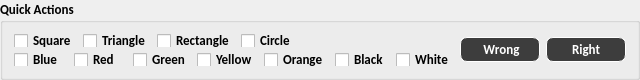
           <widget class="QGroupBox" name="groupBox_5">
            <property name="minimumSize">
             <size>
              <width>640</width>
              <height>80</height>
             </size>
            </property>
            <property name="maximumSize">
             <size>
              <width>16777215</width>
              <height>80</height>
             </size>
            </property>
            <property name="font">
             <font>
              <family>Calibri</family>
              <pointsize>10</pointsize>
              <weight>75</weight>
              <bold>true</bold>
             </font>
            </property>
            <property name="title">
             <string>Quick Actions</string>
            </property>
            <layout class="QHBoxLayout" name="horizontalLayout_37">
             <item>
              <layout class="QVBoxLayout" name="verticalLayout_11">
               <item>
                <layout class="QHBoxLayout" name="horizontalLayout_26">
                 <item>
                  <widget class="QCheckBox" name="checkBox_square">
                   <property name="font">
                    <font>
                     <family>Calibri</family>
                     <pointsize>10</pointsize>
                     <weight>75</weight>
                     <bold>true</bold>
                    </font>
                   </property>
                   <property name="text">
                    <string>Square</string>
                   </property>
                  </widget>
                 </item>
                 <item>
                  <widget class="QCheckBox" name="checkBox_triangle">
                   <property name="font">
                    <font>
                     <family>Calibri</family>
                     <pointsize>10</pointsize>
                     <weight>75</weight>
                     <bold>true</bold>
                    </font>
                   </property>
                   <property name="text">
                    <string>Triangle</string>
                   </property>
                  </widget>
                 </item>
                 <item>
                  <widget class="QCheckBox" name="checkBox_rectangle">
                   <property name="font">
                    <font>
                     <family>Calibri</family>
                     <pointsize>10</pointsize>
                     <weight>75</weight>
                     <bold>true</bold>
                    </font>
                   </property>
                   <property name="text">
                    <string>Rectangle</string>
                   </property>
                  </widget>
                 </item>
                 <item>
                  <widget class="QCheckBox" name="checkBox_circle">
                   <property name="font">
                    <font>
                     <family>Calibri</family>
                     <pointsize>10</pointsize>
                     <weight>75</weight>
                     <bold>true</bold>
                    </font>
                   </property>
                   <property name="text">
                    <string>Circle</string>
                   </property>
                  </widget>
                 </item>
                 <item>
                  <spacer name="horizontalSpacer_24">
                   <property name="orientation">
                    <enum>Qt::Horizontal</enum>
                   </property>
                   <property name="sizeHint" stdset="0">
                    <size>
                     <width>30</width>
                     <height>20</height>
                    </size>
                   </property>
                  </spacer>
                 </item>
                </layout>
               </item>
               <item>
                <layout class="QHBoxLayout" name="horizontalLayout_28">
                 <item>
                  <widget class="QCheckBox" name="checkBox_blue">
                   <property name="font">
                    <font>
                     <family>Calibri</family>
                     <pointsize>10</pointsize>
                     <weight>75</weight>
                     <bold>true</bold>
                    </font>
                   </property>
                   <property name="text">
                    <string>Blue</string>
                   </property>
                  </widget>
                 </item>
                 <item>
                  <widget class="QCheckBox" name="checkBox_red">
                   <property name="font">
                    <font>
                     <family>Calibri</family>
                     <pointsize>10</pointsize>
                     <weight>75</weight>
                     <bold>true</bold>
                    </font>
                   </property>
                   <property name="text">
                    <string>Red</string>
                   </property>
                  </widget>
                 </item>
                 <item>
                  <widget class="QCheckBox" name="checkBox_green">
                   <property name="font">
                    <font>
                     <family>Calibri</family>
                     <pointsize>10</pointsize>
                     <weight>75</weight>
                     <bold>true</bold>
                    </font>
                   </property>
                   <property name="text">
                    <string>Green</string>
                   </property>
                  </widget>
                 </item>
                 <item>
                  <widget class="QCheckBox" name="checkBox_yellow">
                   <property name="font">
                    <font>
                     <family>Calibri</family>
                     <pointsize>10</pointsize>
                     <weight>75</weight>
                     <bold>true</bold>
                    </font>
                   </property>
                   <property name="text">
                    <string>Yellow</string>
                   </property>
                  </widget>
                 </item>
                 <item>
                  <widget class="QCheckBox" name="checkBox_orange">
                   <property name="font">
                    <font>
                     <family>Calibri</family>
                     <pointsize>10</pointsize>
                     <weight>75</weight>
                     <bold>true</bold>
                    </font>
                   </property>
                   <property name="text">
                    <string>Orange</string>
                   </property>
                  </widget>
                 </item>
                 <item>
                  <widget class="QCheckBox" name="checkBox_black">
                   <property name="font">
                    <font>
                     <family>Calibri</family>
                     <pointsize>10</pointsize>
                     <weight>75</weight>
                     <bold>true</bold>
                    </font>
                   </property>
                   <property name="text">
                    <string>Black</string>
                   </property>
                  </widget>
                 </item>
                 <item>
                  <widget class="QCheckBox" name="checkBox_white">
                   <property name="font">
                    <font>
                     <family>Calibri</family>
                     <pointsize>10</pointsize>
                     <weight>75</weight>
                     <bold>true</bold>
                    </font>
                   </property>
                   <property name="text">
                    <string>White</string>
                   </property>
                  </widget>
                 </item>
                </layout>
               </item>
              </layout>
             </item>
             <item>
              <layout class="QHBoxLayout" name="horizontalLayout_27">
               <item>
                <widget class="QPushButton" name="pushButton_wrong">
                 <property name="minimumSize">
                  <size>
                   <width>80</width>
                   <height>25</height>
                  </size>
                 </property>
                 <property name="font">
                  <font>
                   <weight>75</weight>
                   <bold>true</bold>
                   <kerning>true</kerning>
                  </font>
                 </property>
                 <property name="autoFillBackground">
                  <bool>false</bool>
                 </property>
                 <property name="styleSheet">
                  <string notr="true">QPushButton {
border-style: solid;
border: 1px solid rgb(255, 255, 255);
border-radius:7px;

background-color: #3d3d3d;
color: #fff;
}

QPushButton:hover {
color:#ccc;
background-color: qlineargradient(spread:pad, x1:0.517, y1:0, x2:0.517, y2:1, stop:0 rgba(45,45,45,255), stop:0.505682 rgba(45,45,45,255), stop:1 rgba(29,29,29,255));
border: 2px solid #2d89ef;
}

QPushButton:pressed {
background-color:  qlineargradient(spread:pad, x1:0.517, y1:0, x2:0.517, y2:1, stop:0 rgba(29,29,29,255), stop:0.505682 rgba(45,45,45,255), stop:1 rgba(29,29,29,255));
}</string>
                 </property>
                 <property name="text">
                  <string> Wrong</string>
                 </property>
                 <property name="icon">
                  <iconset>
                   <normaloff>assets/wrong.png</normaloff>
                   <normalon>assets/wrong.png</normalon>assets/wrong.png</iconset>
                 </property>
                 <property name="shortcut">
                  <string notr="true"/>
                 </property>
                </widget>
               </item>
               <item>
                <widget class="QPushButton" name="pushButton_right">
                 <property name="minimumSize">
                  <size>
                   <width>80</width>
                   <height>25</height>
                  </size>
                 </property>
                 <property name="font">
                  <font>
                   <weight>75</weight>
                   <bold>true</bold>
                  </font>
                 </property>
                 <property name="autoFillBackground">
                  <bool>false</bool>
                 </property>
                 <property name="styleSheet">
                  <string notr="true">QPushButton {
border-style: solid;
border: 1px solid rgb(255, 255, 255);
border-radius:7px;

background-color: #3d3d3d;
color: #fff;
}

QPushButton:hover {
color:#ccc;
background-color: qlineargradient(spread:pad, x1:0.517, y1:0, x2:0.517, y2:1, stop:0 rgba(45,45,45,255), stop:0.505682 rgba(45,45,45,255), stop:1 rgba(29,29,29,255));
border: 2px solid #2d89ef;
}

QPushButton:pressed {
background-color:  qlineargradient(spread:pad, x1:0.517, y1:0, x2:0.517, y2:1, stop:0 rgba(29,29,29,255), stop:0.505682 rgba(45,45,45,255), stop:1 rgba(29,29,29,255));
}</string>
                 </property>
                 <property name="text">
                  <string>Right</string>
                 </property>
                 <property name="icon">
                  <iconset>
                   <normaloff>assets/rignt.png</normaloff>
                   <normalon>assets/rignt.png</normalon>assets/rignt.png</iconset>
                 </property>
                </widget>
               </item>
              </layout>
             </item>
            </layout>
           </widget>
